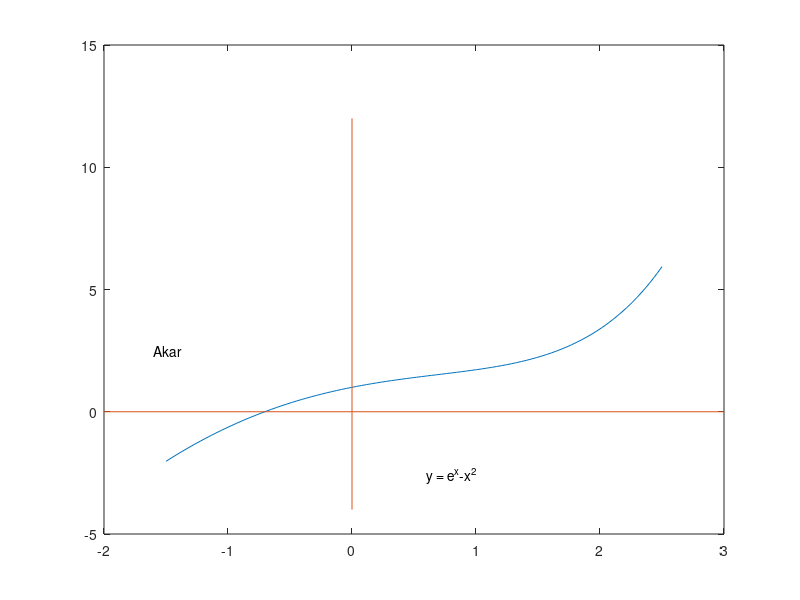

The MATLAB source for this figure:
%Plot Kurva
x = linspace(-1.5,2.5);
f = @(x) exp(x)-x.^2;
y = f(x);
plot(x,y)

%Menggambar sumbu x dan y
line([-2,3],[0,0]) %Sumbu X
line([0,0],[-4,12]) %Sumbu Y

%Annotation
text(0.6,-2.6,'y = e^x-x^2')
text(-1.6,2.5,'Akar')
